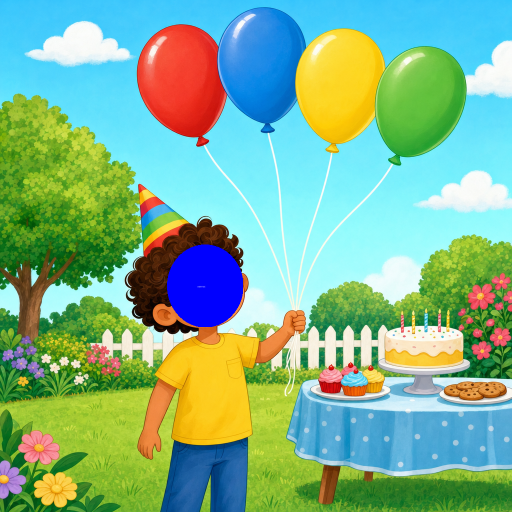
#> input picture swapped_test_count_4.png, 1024 x 1024 px (shown at 1/2 size)
$ python -i workbook_layout.py   (imports and definitions only)
#> lines starting #> are read from the running program, lines starting #| are printed output that depends on the picture
#> further down, picture is the input picture: PIL image 1024x1024 RGB; mean R, G, B 127.8, 178.9, 143.3
"""
Question-page measurements for every grade.

The question lives in the left column. The picture sits on a brown wooden
board on the right. These numbers are the source of truth for both the PDF
and the image-generation prompt, so the generated picture matches the box
it is printed in.

A4 page: 210 mm × 297 mm.

Brown board:  x=92 mm, y=38 mm, 106 mm × 171 mm
Picture box:  x=96 mm, y=42 mm,  98 mm × 147 mm   (exactly 2:3)
Generate at:  1024 × 1536 pixels                  (same 2:3 ratio)

The picture is inset 4 mm from the left, right and top of the board, and
20 mm of the brown board stays visible underneath it.
The question column ends at x=86 mm, so it never enters the board (x=92 mm).
"""

from __future__ import annotations

from PIL import Image

PAGE_W = 210.0
PAGE_H = 297.0

BORDER_X = 7.0
BORDER_Y = 7.0
BORDER_W = 196.0
BORDER_H = 283.0

TEXT_X = 14.0
TEXT_W = 72.0
TEXT_RIGHT = TEXT_X + TEXT_W  # 86 mm
QUESTION_Y = 42.0

STAGE_X = 92.0
STAGE_Y = 38.0
STAGE_W = 106.0
STAGE_H = 171.0  # bottom edge at 209 mm
STAGE_COLOR = (176, 122, 68)
STAGE_EDGE = (132, 84, 42)

IMAGE_X = 96.0
IMAGE_Y = 42.0
IMAGE_W = 98.0
IMAGE_H = 147.0  # 98 * 3/2 = 147, exactly 2:3

IMAGE_PX_W = 1024
IMAGE_PX_H = 1536

PAGE_BADGE_D = 12.0
PAGE_BADGE_Y = 272.0


def to_question_image(img: Image.Image) -> Image.Image:
    """
    Force a scene onto the picture window inside the brown board.

    The window is 98 mm by 147 mm, inset from the board so the wood stays
    visible around it. Any returned picture is center-cropped to that 2:3
    ratio and resized to 1024 by 1536 pixels.
    """
    image = img.convert("RGB")
    width, height = image.size
#> width = 1024; height = 1024
    if width < 1 or height < 1:
        return image
    target = IMAGE_PX_W / IMAGE_PX_H
    current = width / height
#> current = 1
    if abs(current - target) >= 0.004:
        if current > target:
            new_width = max(1, int(round(height * target)))
#> new_width = 683
            left = max(0, (width - new_width) // 2)
#> left = 170
            image = image.crop((left, 0, min(width, left + new_width), height))
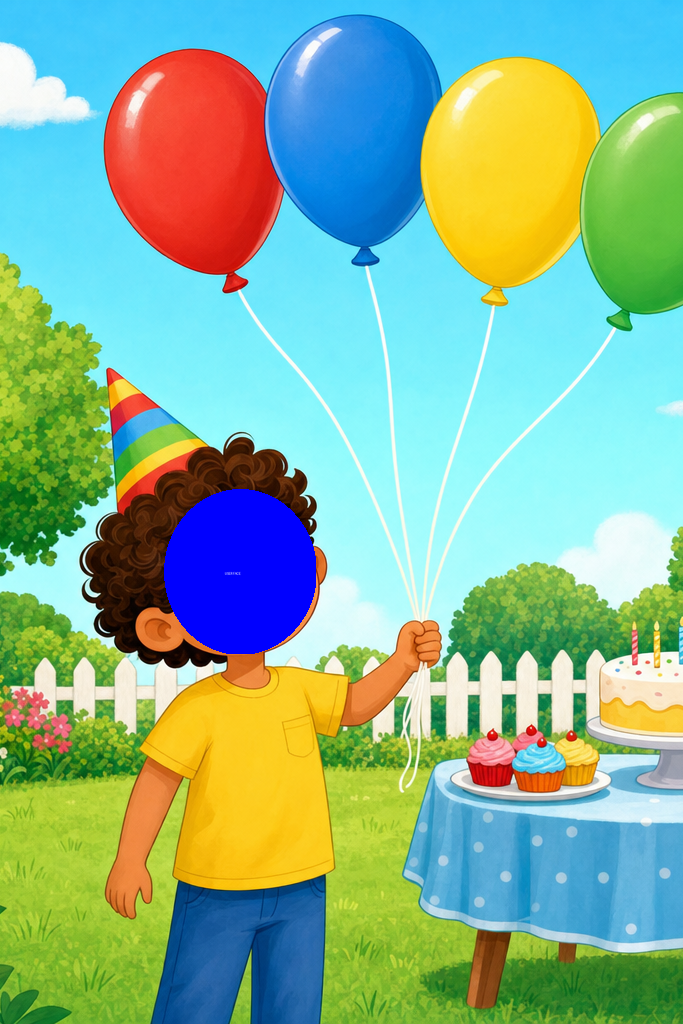
#> image: PIL image 683x1024 RGB; mean R, G, B 134.3, 179.3, 149.6
        else:
            new_height = max(1, int(round(width / target)))
            top = max(0, (height - new_height) // 2)
            image = image.crop((0, top, width, min(height, top + new_height)))
    if image.size != (IMAGE_PX_W, IMAGE_PX_H):
        image = image.resize((IMAGE_PX_W, IMAGE_PX_H), Image.Resampling.LANCZOS)
#> image: PIL image 1024x1536 RGB
    return image

>>> from PIL import Image
>>> picture = Image.open('../swapped_test_count_4.png')
>>> result = to_question_image(picture)

$ run again, on baking_child_head.png
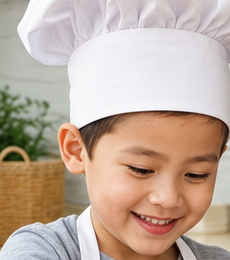
#> input picture baking_child_head.png, 230 x 260 px
#> picture is the input picture: PIL image 230x260 RGB; mean R, G, B 192.5, 171.5, 156.7
#> in to_question_image, `image = image.crop((left, 0, min(width, left + new_width), height))`:
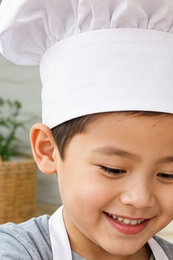
#> image: PIL image 173x260 RGB; mean R, G, B 199.8, 176.4, 163.1

$ run again, on baking_mother_head.png
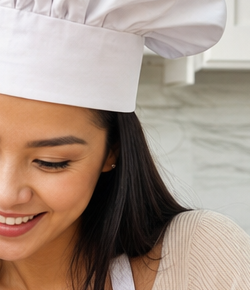
#> input picture baking_mother_head.png, 250 x 290 px
#> picture is the input picture: PIL image 250x290 RGB; mean R, G, B 167.4, 147.7, 134.6
#> in to_question_image, `image = image.crop((left, 0, min(width, left + new_width), height))`:
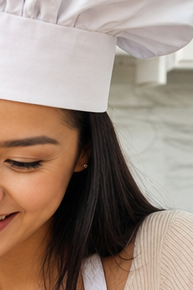
#> image: PIL image 193x290 RGB; mean R, G, B 157.1, 138.3, 126

$ run again, on test_crop_left.png
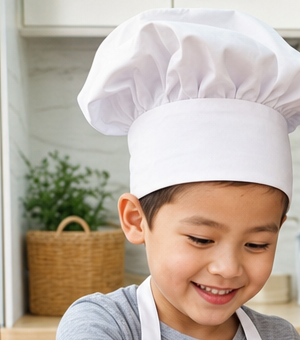
#> input picture test_crop_left.png, 300 x 340 px
#> picture is the input picture: PIL image 300x340 RGB; mean R, G, B 189.6, 175.5, 162.6
#> in to_question_image, `image = image.crop((left, 0, min(width, left + new_width), height))`:
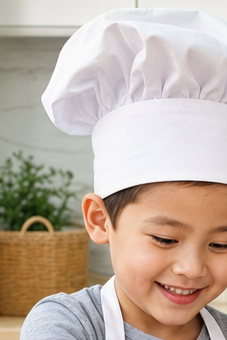
#> image: PIL image 227x340 RGB; mean R, G, B 192.3, 175.6, 162
